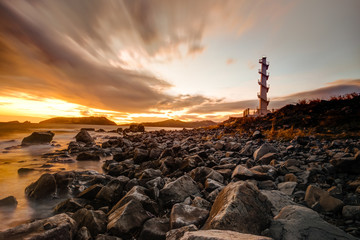
#> input picture pillow/lighthouse.jpg, 360 x 240 px
$ python blur.py
#> lines starting #> are read from the running program, lines starting #| are printed output that depends on the picture
from PIL import Image, ImageFilter

image_file = "lighthouse.jpg"
im = Image.open(image_file)
#> im is the input picture: PIL image 360x240 RGB; mean R, G, B 125.4, 100.7, 80.8
im.show()

blur = im.filter(ImageFilter.BLUR)
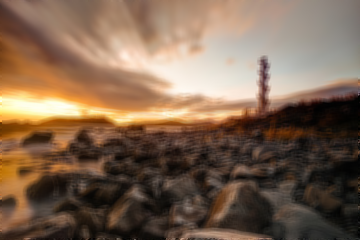
#> blur: PIL image 360x240 RGB; mean R, G, B 125.4, 100.7, 80.8
blur.show()

box_blur = im.filter(ImageFilter.BoxBlur(radius=1))
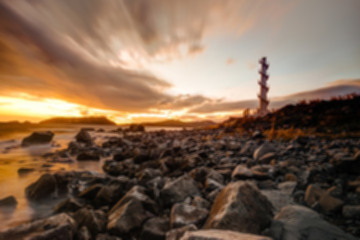
#> box_blur: PIL image 360x240 RGB; mean R, G, B 125.4, 100.7, 80.8
box_blur.show()

gblur = im.filter(ImageFilter.GaussianBlur(radius=2))
gblur.show()

$ run again, with pillow/5f.jpg copied over pillow/lighthouse.jpg
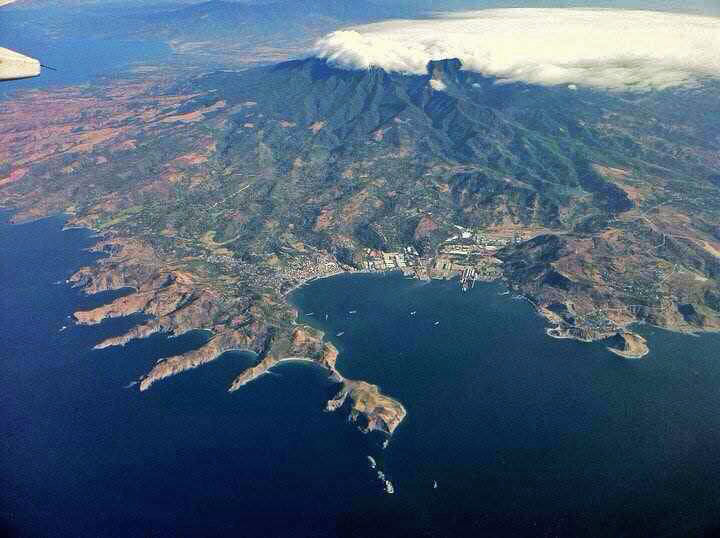
#> input picture pillow/5f.jpg, 720 x 538 px
#> im is the input picture: PIL image 720x538 RGB; mean R, G, B 76.3, 96.7, 118.3
#> `blur = im.filter(ImageFilter.BLUR)`:
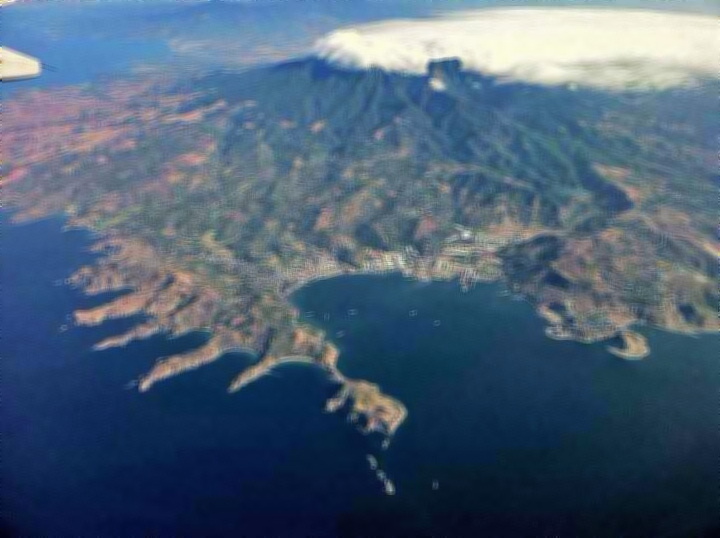
#> blur: PIL image 720x538 RGB; mean R, G, B 76.3, 96.7, 118.3

$ run again, with pillow/casa.JPG copied over pillow/lighthouse.jpg
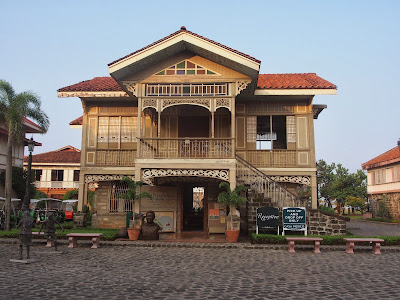
#> input picture pillow/casa.JPG, 400 x 300 px
#> im is the input picture: PIL image 400x300 RGB; mean R, G, B 131.2, 125.4, 121.9
#> `blur = im.filter(ImageFilter.BLUR)`:
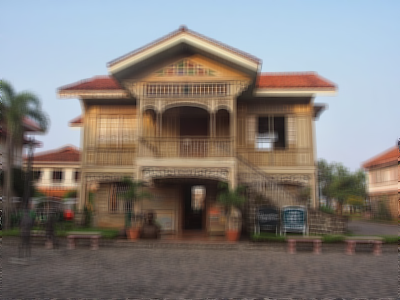
#> blur: PIL image 400x300 RGB; mean R, G, B 131.2, 125.5, 121.9
#> `box_blur = im.filter(ImageFilter.BoxBlur(radius=1))`:
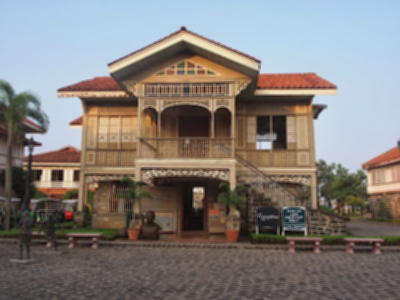
#> box_blur: PIL image 400x300 RGB; mean R, G, B 131.2, 125.4, 121.9

$ run again, with pillow/casawater.jpg copied over pillow/lighthouse.jpg
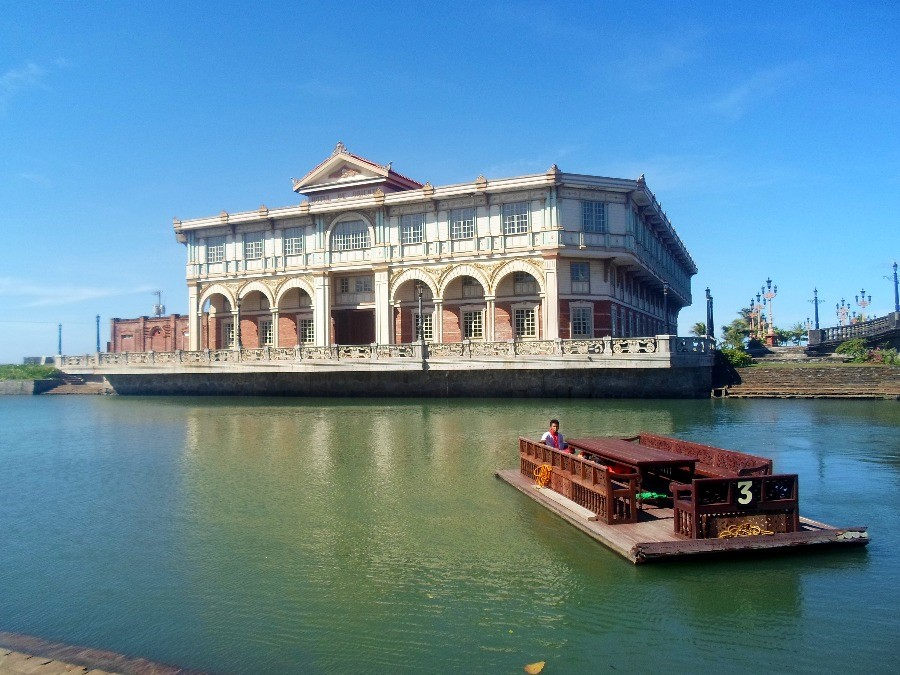
#> input picture pillow/casawater.jpg, 900 x 675 px
#> im is the input picture: PIL image 900x675 RGB; mean R, G, B 97.9, 135.2, 155.3
#> `blur = im.filter(ImageFilter.BLUR)`:
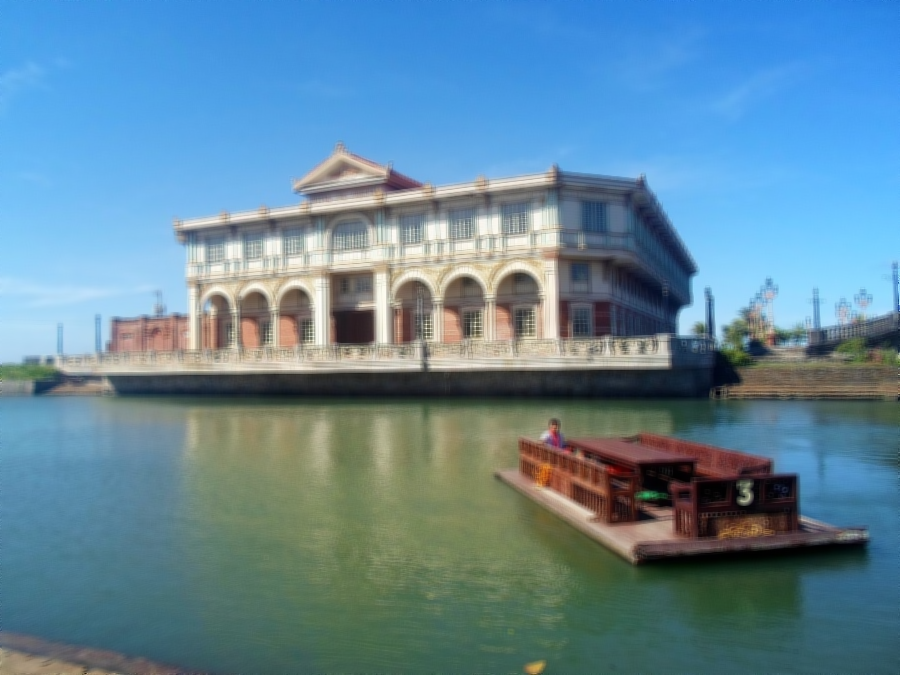
#> blur: PIL image 900x675 RGB; mean R, G, B 97.9, 135.3, 155.3
